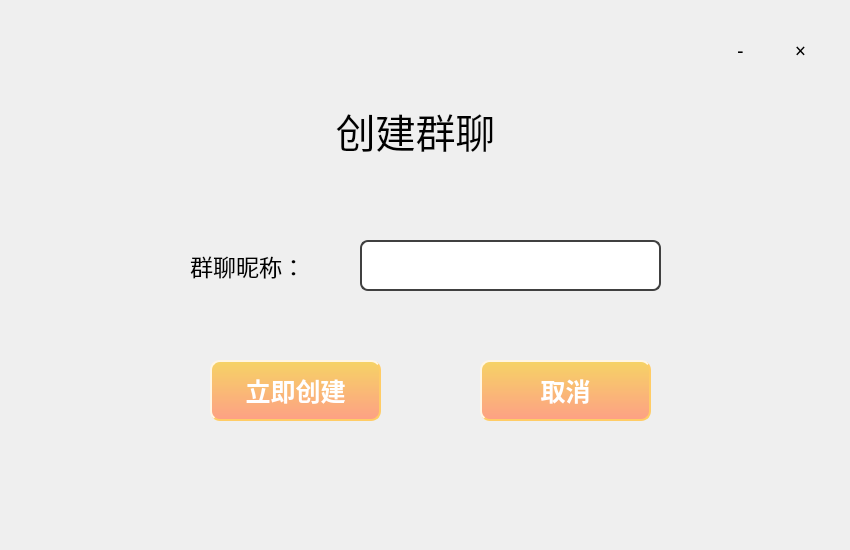
<?xml version="1.0" encoding="UTF-8"?>
<ui version="4.0">
 <class>makegroup</class>
 <widget class="QDialog" name="makegroup">
  <property name="geometry">
   <rect>
    <x>0</x>
    <y>0</y>
    <width>850</width>
    <height>550</height>
   </rect>
  </property>
  <property name="windowTitle">
   <string>Dialog</string>
  </property>
  <widget class="QLabel" name="label_2">
   <property name="geometry">
    <rect>
     <x>160</x>
     <y>30</y>
     <width>511</width>
     <height>201</height>
    </rect>
   </property>
   <property name="font">
    <font>
     <family>Microsoft YaHei</family>
     <pointsize>30</pointsize>
     <weight>50</weight>
     <bold>false</bold>
    </font>
   </property>
   <property name="text">
    <string>创建群聊</string>
   </property>
   <property name="alignment">
    <set>Qt::AlignCenter</set>
   </property>
  </widget>
  <widget class="QLabel" name="label">
   <property name="geometry">
    <rect>
     <x>0</x>
     <y>0</y>
     <width>850</width>
     <height>550</height>
    </rect>
   </property>
   <property name="styleSheet">
    <string notr="true">border-image: url(:/pic/background.png);</string>
   </property>
   <property name="text">
    <string/>
   </property>
  </widget>
  <widget class="QLabel" name="label_4">
   <property name="geometry">
    <rect>
     <x>10</x>
     <y>10</y>
     <width>161</width>
     <height>161</height>
    </rect>
   </property>
   <property name="styleSheet">
    <string notr="true">border-image: url(:/pic/theychat-mini.png);</string>
   </property>
   <property name="text">
    <string/>
   </property>
  </widget>
  <widget class="QToolButton" name="minimize">
   <property name="geometry">
    <rect>
     <x>720</x>
     <y>30</y>
     <width>41</width>
     <height>41</height>
    </rect>
   </property>
   <property name="font">
    <font>
     <family>Microsoft YaHei</family>
     <pointsize>14</pointsize>
    </font>
   </property>
   <property name="cursor">
    <cursorShape>PointingHandCursor</cursorShape>
   </property>
   <property name="text">
    <string>-</string>
   </property>
   <property name="autoRaise">
    <bool>true</bool>
   </property>
  </widget>
  <widget class="QToolButton" name="close">
   <property name="geometry">
    <rect>
     <x>780</x>
     <y>30</y>
     <width>41</width>
     <height>41</height>
    </rect>
   </property>
   <property name="font">
    <font>
     <family>Microsoft YaHei</family>
     <pointsize>14</pointsize>
    </font>
   </property>
   <property name="cursor">
    <cursorShape>PointingHandCursor</cursorShape>
   </property>
   <property name="text">
    <string>×</string>
   </property>
   <property name="autoRaise">
    <bool>true</bool>
   </property>
  </widget>
  <widget class="QLabel" name="label_3">
   <property name="geometry">
    <rect>
     <x>190</x>
     <y>240</y>
     <width>191</width>
     <height>51</height>
    </rect>
   </property>
   <property name="font">
    <font>
     <family>Microsoft YaHei</family>
     <pointsize>17</pointsize>
    </font>
   </property>
   <property name="text">
    <string>群聊昵称：</string>
   </property>
  </widget>
  <widget class="QLineEdit" name="groupname">
   <property name="geometry">
    <rect>
     <x>360</x>
     <y>240</y>
     <width>301</width>
     <height>51</height>
    </rect>
   </property>
   <property name="font">
    <font>
     <family>Microsoft YaHei</family>
     <pointsize>14</pointsize>
    </font>
   </property>
   <property name="styleSheet">
    <string notr="true">QLineEdit {
	border: 2px solid #404040; /* 边框宽度为1px，颜色为#A0A0A0 */
	border-radius: 8px; /* 边框圆角 */
	padding-left: 5px; /* 文本距离左边界有5px */
	background-color: #FFFFFF; /* 背景颜色 */
	color: #0A0A0A; /* 文本颜色 */
	selection-background-color: #298DFF; /* 选中文本的背景颜色 */
	selection-color: #F2F2F2; /* 选中文本的颜色 */
	font-family: &quot;Microsoft YaHei&quot;; /* 文本字体族 */
	font-size: 14pt; /* 文本字体大小 */
}

QLineEdit:hover { /* 鼠标悬浮在QLineEdit时的状态 */
	border: 2px solid #00EE76;
	border-radius: 8px;
	background-color: #FFFFFF;
        color: #0A0A0A;
        selection-background-color: #298DFF;
	selection-color: #F2F2F2;
}

QLineEdit.long-width {
	border-width: 8px 12px; /* 第一个值是垂直边框宽度，第二个值是水平边框宽度 */
}
</string>
   </property>
   <property name="text">
    <string/>
   </property>
  </widget>
  <widget class="QPushButton" name="pushButton_2">
   <property name="geometry">
    <rect>
     <x>480</x>
     <y>360</y>
     <width>171</width>
     <height>61</height>
    </rect>
   </property>
   <property name="styleSheet">
    <string notr="true">QPushButton
{
    color:#ffffff; /*文字颜色*/
    background-color:qlineargradient(x1: 0, y1: 0, x2: 0, y2: 1, stop:0 #f6d365, stop: 1 #fda085);/*背景色*/
    border-style:outset; /*边框风格*/
    border-width:2px;/*边框宽度*/
    border-color:#FFCC66; /*边框颜色*/
    border-radius:10px; /*边框倒角*/
    font:Bold 25px; /*字体*/
    font-family: &quot;Microsoft YaHei&quot;;
    min-width:100px;/*控件最小宽度*/
    min-height:20px;/*控件最小高度*/
    padding:4px;/*内边距*/
}
 
QPushButton:hover
{
    color:#ffffff; /*文字颜色*/
    background-color:qlineargradient(x1: 0, y1: 0, x2: 0, y2: 1, stop:0 #fda085, stop: 1 #fee140);/*背景色*/
    border-style:outset; /*边框风格*/
    border-width:2px;/*边框宽度*/
    border-color:#FFCC66; /*边框颜色*/
    border-radius:10px; /*边框倒角*/
    font:bold 25px; /*字体*/
    font-family: &quot;Microsoft YaHei&quot;;
    min-width:100px;/*控件最小宽度*/
    min-height:20px;/*控件最小高度*/
    padding:4px;/*内边距*/
}
QPushButton:pressed
{
    color:#ffffff; /*文字颜色*/
    background-color:qlineargradient(x1: 0, y1: 0, x2: 0, y2: 1, stop:0 #fda085, stop: 1 #43e97b);/*背景色*/
    border-style:outset; /*边框风格*/
    border-width:2px;/*边框宽度*/
    border-color:#FFCC66; /*边框颜色*/
    border-radius:10px; /*边框倒角*/
    font:bold 25px; /*字体*/
    font-family: &quot;Microsoft YaHei&quot;;
    min-width:100px;/*控件最小宽度*/
    min-height:20px;/*控件最小高度*/
    padding:4px;/*内边距*/
}



</string>
   </property>
   <property name="text">
    <string>取消</string>
   </property>
  </widget>
  <widget class="QPushButton" name="pushButton">
   <property name="geometry">
    <rect>
     <x>210</x>
     <y>360</y>
     <width>171</width>
     <height>61</height>
    </rect>
   </property>
   <property name="styleSheet">
    <string notr="true">QPushButton
{
    color:#ffffff; /*文字颜色*/
    background-color:qlineargradient(x1: 0, y1: 0, x2: 0, y2: 1, stop:0 #f6d365, stop: 1 #fda085);/*背景色*/
    border-style:outset; /*边框风格*/
    border-width:2px;/*边框宽度*/
    border-color:#FFCC66; /*边框颜色*/
    border-radius:10px; /*边框倒角*/
    font:Bold 25px; /*字体*/
    font-family: &quot;Microsoft YaHei&quot;;
    min-width:100px;/*控件最小宽度*/
    min-height:20px;/*控件最小高度*/
    padding:4px;/*内边距*/
}
 
QPushButton:hover
{
    color:#ffffff; /*文字颜色*/
    background-color:qlineargradient(x1: 0, y1: 0, x2: 0, y2: 1, stop:0 #fda085, stop: 1 #fee140);/*背景色*/
    border-style:outset; /*边框风格*/
    border-width:2px;/*边框宽度*/
    border-color:#FFCC66; /*边框颜色*/
    border-radius:10px; /*边框倒角*/
    font:bold 25px; /*字体*/
    font-family: &quot;Microsoft YaHei&quot;;
    min-width:100px;/*控件最小宽度*/
    min-height:20px;/*控件最小高度*/
    padding:4px;/*内边距*/
}
QPushButton:pressed
{
    color:#ffffff; /*文字颜色*/
    background-color:qlineargradient(x1: 0, y1: 0, x2: 0, y2: 1, stop:0 #fda085, stop: 1 #43e97b);/*背景色*/
    border-style:outset; /*边框风格*/
    border-width:2px;/*边框宽度*/
    border-color:#FFCC66; /*边框颜色*/
    border-radius:10px; /*边框倒角*/
    font:bold 25px; /*字体*/
    font-family: &quot;Microsoft YaHei&quot;;
    min-width:100px;/*控件最小宽度*/
    min-height:20px;/*控件最小高度*/
    padding:4px;/*内边距*/
}



</string>
   </property>
   <property name="text">
    <string>立即创建</string>
   </property>
  </widget>
  <zorder>label</zorder>
  <zorder>label_3</zorder>
  <zorder>groupname</zorder>
  <zorder>pushButton_2</zorder>
  <zorder>pushButton</zorder>
  <zorder>label_2</zorder>
  <zorder>label_4</zorder>
  <zorder>minimize</zorder>
  <zorder>close</zorder>
 </widget>
 <resources/>
 <connections/>
</ui>
